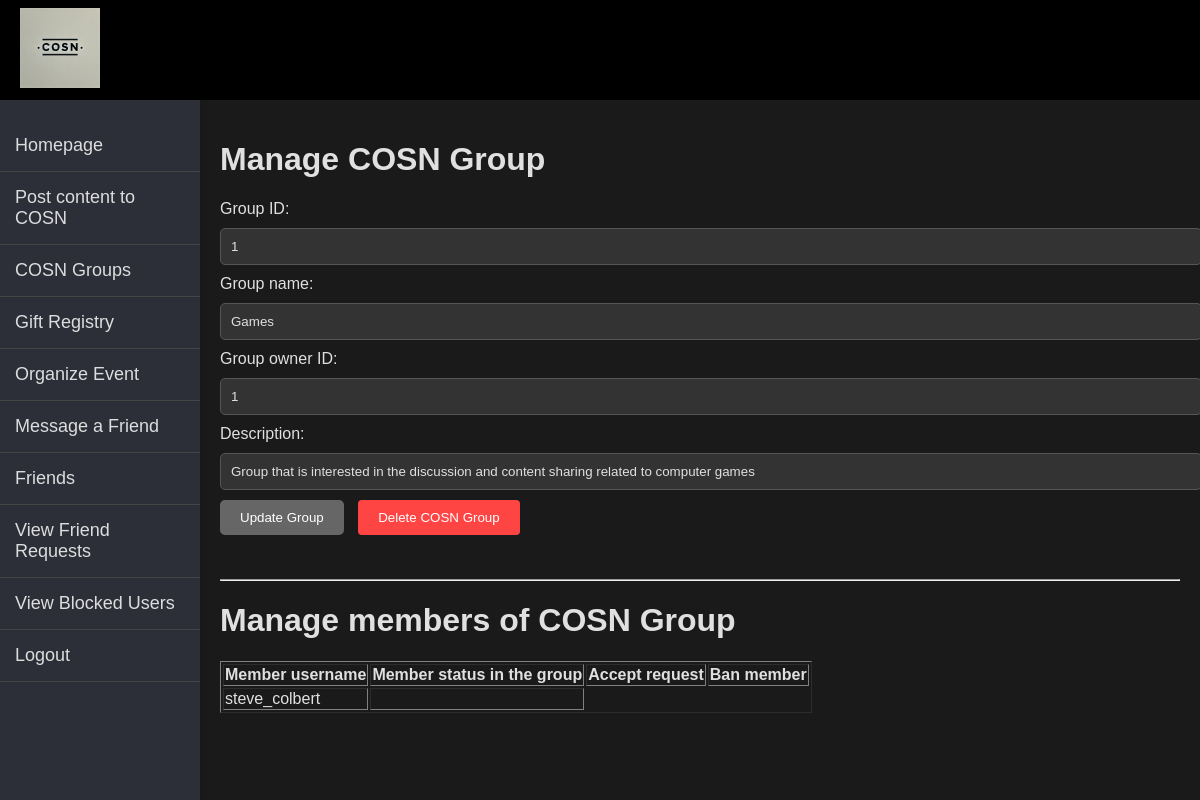
Before: /App/COSN_group_admin.php?group_id=1 (signed in) with the older database file.
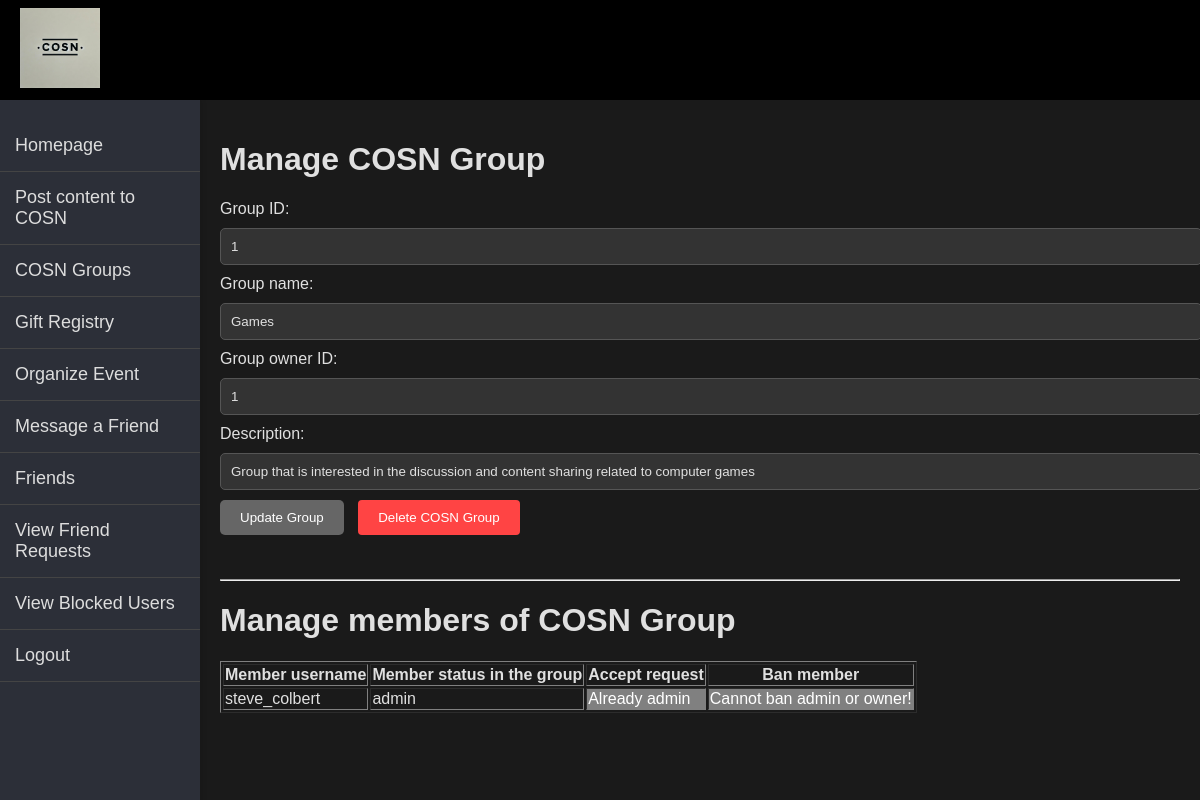
After: the same page with the newer database file.
### App/COSN_group_admin.php (the view, shortened to what this page needs)
<?php
include("db_config.php");
include("header.php");
include('sidebar.php');
$group_id = $_GET['group_id'];
$sql = "
SELECT
    group_id,group_name,owner_id,description,creation_date
FROM
    kpc353_2.groups
WHERE
    group_id = :group_id
";
$stmt = $pdo->prepare($sql);
$stmt->execute([':group_id' => $group_id]);
$result = $stmt->fetchAll(PDO::FETCH_ASSOC);
$group_id = $result[0]['group_id'];
$group_name = $result[0]['group_name'];
$owner_id = $result[0]['owner_id'];
$description = $result[0]['description'];
$sql = "
SELECT
    m.member_id, m.username, gm.group_member_status
FROM
    kpc353_2.groups as g
        LEFT JOIN kpc353_2.group_members as gm
            ON g.group_id = gm.joined_group_id
        LEFT JOIN kpc353_2.members as m
            ON gm.participant_member_id = m.member_id
WHERE
    group_id = :group_id
";
$stmt = $pdo->prepare($sql);
$stmt->execute([':group_id' => $group_id]);
$result = $stmt->fetchAll(PDO::FETCH_ASSOC);
?>
<!DOCTYPE html>
<html lang="en">
<link rel="stylesheet" type = "text/css" href="COSN_group_admin.css" />
<head>
</head>
<body>
<div class="main-content">
    <h1>Manage COSN Group</h1>
    <form method="POST">
        <label for="group_id">Group ID:</label>
        <input type="text" id="group_id" name="group_id" value="<?php echo $group_id; ?>" required><br>
        <label for="group_name">Group name:</label>
        <input type="text" id="group_name" name="group_name" value="<?php echo $group_name; ?>" required><br>
        <label for="owner_id">Group owner ID:</label>
        <input type="text" id="owner_id" name="owner_id" value="<?php echo $owner_id; ?>" required><br>
        <label for="description">Description:</label>
        <input type="text" id="description" name="description" value="<?php echo $description; ?>" required><br>
        <button type="submit">Update Group</button>
        <button type="submit" name="delete_group" onclick="return confirm('Are you sure you want to delete this group? ');" style="background-color: #ff4444; color: white; padding: 10px 20px; border: none; border-radius: 4px; cursor: pointer; margin-left: 10px;">    Delete COSN Group
        </button>
    </form>
    <br><br><hr>
    <h1>Manage members of COSN Group</h1>
    <table border="1">
        <tr>
            <th>Member username</th>
            <th>Member status in the group</th>
            <th>Accept request</th>
            <th>Ban member</th>
        </tr>
        <?php
        if ($row = $result) {
            while($row = current($result)) {
                echo "<tr>";
                echo "<td>" . $row['username'] . "</td>";
                echo "<td>" . $row['group_member_status'] ."</td>";
                if($row['group_member_status'] === 'requested'){
                    echo "<td><a href='COSN_group_accept_request.php?group_id=" . $group_id . "&member_id=". $row['member_id'] ."'><button style='background-color: green; color: black;'>Accept join request</button></a></td>";
                } elseif($row['group_member_status'] === 'member' ){
                    echo "<td style='background-color: gray; color: white;'>Already a member</td>";
                } elseif($row['group_member_status'] === 'ousted'){
                    echo "<td style='background-color: gray; color: white;'>Member was banned!</td>";
                } elseif($row['group_member_status'] === 'admin' || $row['member_id'] === 1){
                    echo "<td style='background-color: gray; color: white;'>Already admin</td>";
                }
                if($row['group_member_status'] === 'requested'){
                    echo "<td><a href='COSN_group_ban_member.php?group_id=" . $group_id . "&member_id=". $row['member_id'] ."'><button style='background-color: orange; color: black;'>Reject join request and ban</button></a></td>";
                } elseif($row['group_member_status'] === 'member' ){
                    echo "<td><a href='COSN_group_ban_member.php?group_id=" . $group_id . "&member_id=". $row['member_id'] ."'><button style='text-align: center; vertical-align: middle; background-color: red; color: black;'>Ban member</button></a></td>";
                } elseif($row['group_member_status'] === 'ban'){
                    echo "<td style='background-color: gray; color: white;'>Member is already banned</td>";
                } elseif($row['group_member_status'] === 'admin' || $row['member_id'] === 1){
                    echo "<td style='background-color: gray; color: white;'>Cannot ban admin or owner!</td>";
                }
                echo "</tr>";
                next($result);
            }
        } else {
            echo "<tr><td colspan='4'>No groups found</td></tr>";
        }
        ?>
</div>
</html>

### App/header.php (shortened to what this page needs)
<!DOCTYPE html>
<html lang="en">
<head>
    <link rel="stylesheet" type = "text/css" href="./css/header.css">
</head>
<body>
<div class="topnav">
    <a href="index.php"><img src="./logos/cosn_logo.jpg" alt="Logo" style="height: 80px; width: auto;"></a>
</div>
</body>
</html>

### App/sidebar.php (shortened to what this page needs)
<!DOCTYPE html>
<html lang="en">
<head>
    <link rel="stylesheet" type = "text/css" href="./css/sidebar.css">
</head>
<body>
<div class="sidebar">
    <div class="sidebar-menu">
        <a href="homepage.php" class="menu-item">Homepage</a>
        <a href="create_content_and_set_permissions.php" class="menu-item">Post content to COSN</a>
        <a href="COSN_groups.php" class="menu-item">COSN Groups </a>
        <a href="gift_registry.php" class="menu-item">Gift Registry</a>
        <a href="Organize_event.php" class="menu-item">Organize Event</a>
        <a href="chatbox.php" class="menu-item">Message a Friend </a>
        <a href="view_Friend_Requests.php" class="menu-item">Friends </a>
        <a href="view_Friend_Requests.php" class="menu-item">View Friend Requests </a>
        <a href="view_Blocked_Users.php" class="menu-item">View Blocked Users </a>
        <a href="index.php" class="menu-item">Logout </a>
    </div>
</div>
</body>
</html>

### App/header.css (style rules this page uses)
body { background-color: #f5f5f5; }
.topnav { background-color: #000000; height: 100px; display: flex; align-items: center; padding: 0 20px; z-index: 1000; }

### App/css/sidebar.css (style rules this page uses)
body { margin: 0; font-family: Arial, sans-serif; }
.sidebar { height: 100%; width: 200px; position: fixed; top: 100px; left: 0; background-color: #2c2f38; color: white; padding-top: 20px; box-shadow: 2px 0 5px rgba(0, 0, 0, 0.1); z-index: 999; }
.sidebar-menu { list-style-type: none; padding: 0; }
.menu-item { display: block; padding: 15px; color: #ddd; text-decoration: none; font-size: 18px; border-bottom: 1px solid #444; transition: background-color 0.3s; }

### App/COSN_group_admin.css (style rules this page uses)
body { background-color: #1a1a1a; color: #e0e0e0; font-family: Arial, sans-serif; transition: background-color 0.3s, color 0.3s; }
input[type="text"], input[type="password"] { width: 100%; padding: 10px; margin: 10px 0; background-color: #333; color: #e0e0e0; border: 1px solid #555; border-radius: 5px; }
button { padding: 10px 20px; border: none; background-color: #666; color: #ffffff; border-radius: 5px; cursor: pointer; }
.main-content { margin-left: 200px; padding: 20px; }

Changed rows visible on the page:
changed group_members "steve_colbert": group_member_status (not shown) → "admin"
